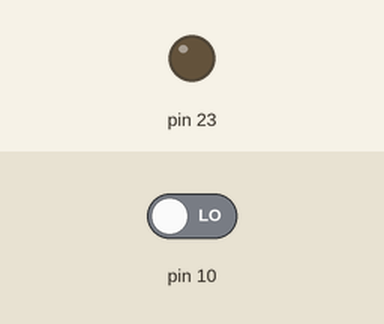
Simulated run of this sketch. Board: Arduino Uno, built with avr-gcc and run on an emulated ATmega328P. On the bench: output pins drawn as LEDs (lit = HIGH). The test bench sets the inputs (shaded band); at power-on: pin 10 LOW.

Above: at 0.8 s.
0.9 s: pin 10 driven HIGH
At 1.9 s:
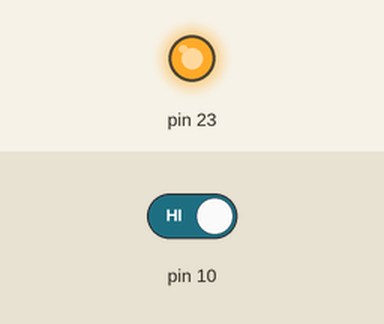
2.4 s: pin 10 driven LOW
At 3.0 s:
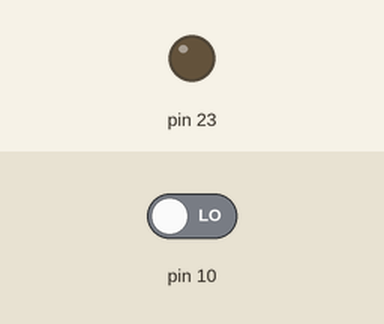
Timing chart, 0 to 5.4 s (numbered marks = the images above; inputs shaded):
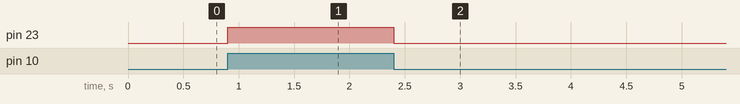

Measured:
- after the input at 0.9 s, pin 23: LOW → HIGH at once
- after the input at 2.4 s, pin 23: HIGH → LOW at once

The sketch:

Embedded_Lab2_A_1.ino
```cpp
#include <avr/io.h>
#include <util/delay.h>

int main()
{

  DDRB &= ~(1 << PB2);// Clear PD2 (pin 2) bit in DDRD to set it as input

  DDRB |= (1 << PB7);//setup PORTB (pin7) as an output

  //set PORTB to a known state
  //PORTB = 0xFF;

  //loop for continuous blinking
  while(true)
  {
    if(PINB & (1 << PB2))// Check if pin 2 is HIGH
    {
      PORTB |= (1 << PB7);
    }
    else
    {
      PORTB &= ~(1 << PB7);
    }
  }
}
```
